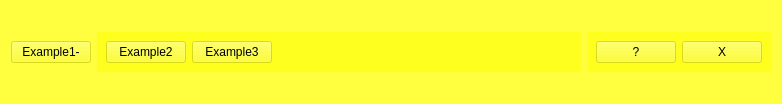
<?xml version="1.0" encoding="UTF-8"?>
<ui version="4.0">
 <class>LancetWorkbenchWindowBarFrom</class>
 <widget class="QWidget" name="LancetWorkbenchWindowBarFrom">
  <property name="geometry">
   <rect>
    <x>0</x>
    <y>0</y>
    <width>782</width>
    <height>104</height>
   </rect>
  </property>
  <property name="windowTitle">
   <string>Form</string>
  </property>
  <property name="styleSheet">
   <string notr="true">background-color: rgba(255, 255, 0, 128);</string>
  </property>
  <layout class="QGridLayout" name="gridLayout_2">
   <item row="0" column="0">
    <widget class="QPushButton" name="pushbtnExample1">
     <property name="text">
      <string>Example1-</string>
     </property>
    </widget>
   </item>
   <item row="0" column="1">
    <widget class="QWidget" name="widgetApp" native="true">
     <layout class="QGridLayout" name="gridLayout">
      <item row="0" column="0">
       <widget class="QPushButton" name="pushbtnExample2">
        <property name="text">
         <string>Example2</string>
        </property>
       </widget>
      </item>
      <item row="0" column="1">
       <widget class="QPushButton" name="pushbtnExample3">
        <property name="text">
         <string>Example3</string>
        </property>
       </widget>
      </item>
      <item row="0" column="2">
       <spacer name="horizontalSpacer">
        <property name="orientation">
         <enum>Qt::Horizontal</enum>
        </property>
        <property name="sizeHint" stdset="0">
         <size>
          <width>320</width>
          <height>20</height>
         </size>
        </property>
       </spacer>
      </item>
     </layout>
    </widget>
   </item>
   <item row="0" column="2">
    <widget class="QWidget" name="widgetAppGlobalFunc" native="true">
     <layout class="QHBoxLayout" name="horizontalLayout">
      <item>
       <widget class="QPushButton" name="pushButton_3">
        <property name="text">
         <string>?</string>
        </property>
       </widget>
      </item>
      <item>
       <widget class="QPushButton" name="pushButton_4">
        <property name="text">
         <string>X</string>
        </property>
       </widget>
      </item>
     </layout>
    </widget>
   </item>
  </layout>
 </widget>
 <resources/>
 <connections/>
</ui>
